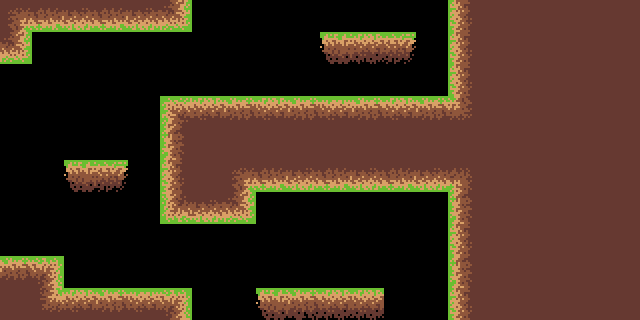

The image is a tile-based game level rendered from a .tmx file. Its description and complete source (layers, tilesets, objects, tile grids) follow:
An orthogonal 20x10 tile map with 32x32 px tiles, 1 tile layer (Tile Layer 1) and 10 objects.

<map version="1.0" orientation="orthogonal" renderorder="right-up" width="20" height="10" tilewidth="32" tileheight="32" nextobjectid="12">
 <tileset firstgid="1" name="ground" tilewidth="32" tileheight="32" tilecount="70" columns="10">
  <image source="../../Tilemaps/ground_sprites.png" width="320" height="224" />
 </tileset>
 <layer name="Tile Layer 1" width="20" height="10">
  <data encoding="csv">
2,3,4,5,6,12,0,0,0,0,0,0,0,0,30,10,10,10,10,10,
12,0,0,0,0,0,0,0,0,0,33,37,38,0,30,10,10,10,10,10,
0,0,0,0,0,0,0,0,0,0,0,0,0,0,30,10,10,10,10,10,
0,0,0,0,0,59,63,64,63,64,65,66,67,68,69,10,10,10,10,10,
0,0,0,0,0,40,10,10,10,10,10,10,10,10,10,10,10,10,10,10,
0,0,33,38,0,50,10,2,3,4,5,6,7,8,20,10,10,10,10,10,
0,0,0,0,0,19,4,12,0,0,0,0,0,0,40,10,10,10,10,10,
0,0,0,0,0,0,0,0,0,0,0,0,0,0,50,10,10,10,10,10,
66,52,0,0,0,0,0,0,0,0,0,0,0,0,40,10,10,10,10,10,
61,62,63,64,65,52,0,0,33,34,35,37,0,0,50,10,10,10,10,10
</data>
 </layer>
 <objectgroup name="Colliders">
  <object id="2" x="0" y="0" width="192" height="32" />
  <object id="3" x="0" y="32" width="32" height="32" />
  <object id="4" x="0" y="256" width="64" height="64" />
  <object id="5" x="64" y="288" width="128" height="32" />
  <object id="6" x="256" y="288" width="128" height="32" />
  <object id="7" x="64" y="160" width="64" height="32" />
  <object id="8" x="160" y="96" width="96" height="128" />
  <object id="9" x="320" y="32" width="96" height="32" />
  <object id="10" x="256" y="96" width="192" height="96" />
  <object id="11" x="448" y="0" width="192" height="320" />
 </objectgroup>
</map>
